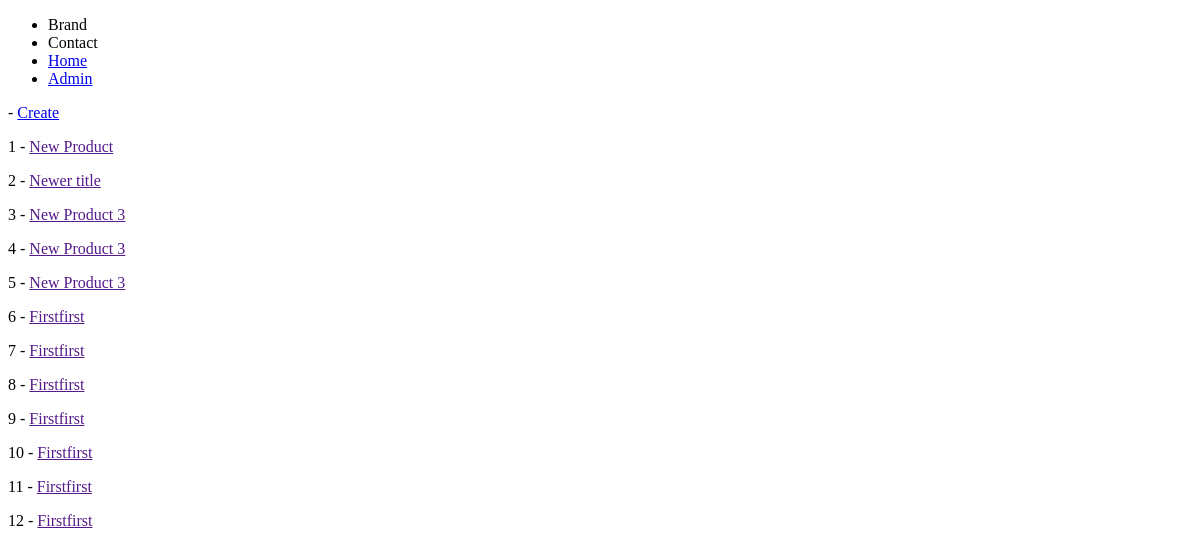
Before: /products/ with the older database file.
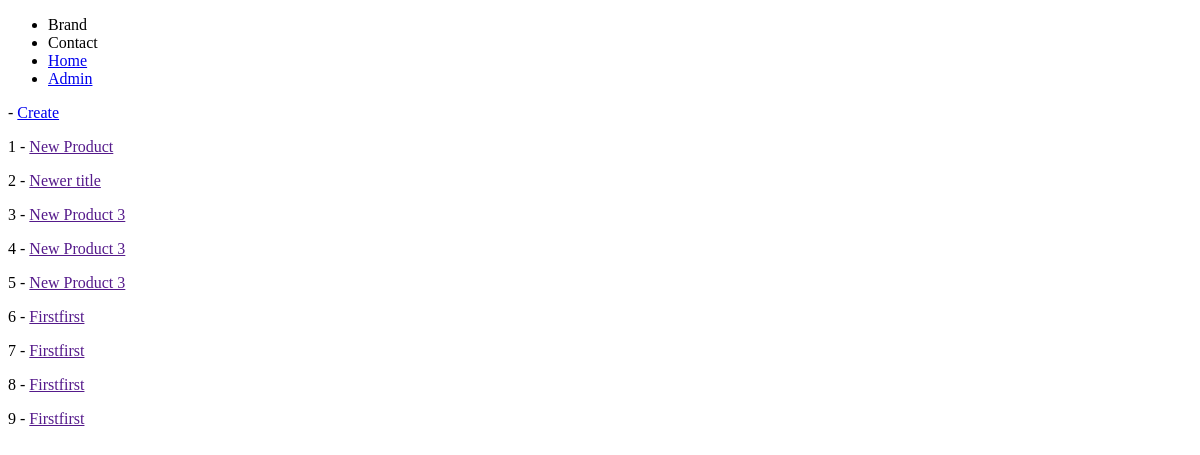
After: the same page with the newer database file.
### products/models.py (models this page shows)
class Product(models.Model):
	title 		= models.CharField(max_length=120)
	description = models.TextField(blank=True, null=True) # If we dont want a description
	price 		= models.DecimalField(decimal_places=2, max_digits=10000) # 2 because it is a currency unit
	summary     = models.TextField(blank=False, null=False)
	featured    = models.BooleanField(default=False)

### products/views.py (the view)
# urls.py: path('', product_list_view, name='product-list')
def product_list_view(request):
	queryset = Product.objects.all() # list of objects
	context = { "object_list": queryset }
	return render(request, "products/product_detail_dynamic_url_linking.html", context)

### products/templates/products/product_detail_dynamic_url_linking.html
{% extends 'base.html' %}
{% block content %}
<p> - <a href='/products/create'> Create </a> </p>
{% for instance in object_list %}
	<p>{{ instance.id }} - <a href='{{ instance.get_absolute_url }}'>
	{{ instance.title }} </a> </p>
{% endfor %}
{% endblock %}

Changed rows visible on the page:
removed Product: id "10", title "Firstfirst"
removed Product: id "11", title "Firstfirst"
removed Product: id "12", title "Firstfirst"
